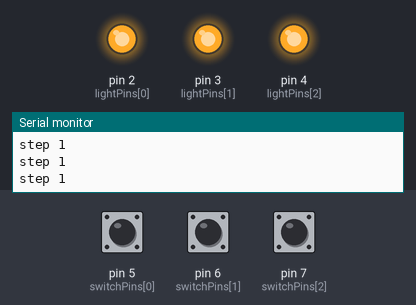
A sketch run on a simulated Arduino Uno, built with avr-gcc and run on an emulated ATmega328P. Shown: output pins drawn as LEDs (lit = HIGH), the last lines printed to the serial monitor. Inputs (shaded band) come from the test bench; at power-on: pin 5 (switchPins[0]) LOW, pin 6 (switchPins[1]) LOW, pin 7 (switchPins[2]) LOW.

Above: at 1.2 s.
1.3 s: pin 5 (switchPins[0]) pulled HIGH for 0.15 s
At 1.38 s:
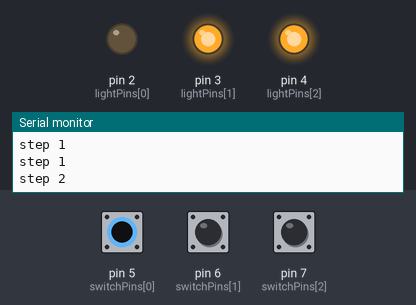
2.9 s: pin 6 (switchPins[1]) pulled HIGH for 0.15 s
At 2.97 s:
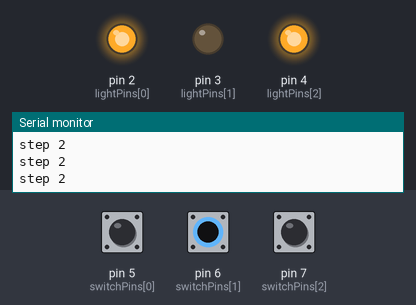
4.5 s: pin 6 (switchPins[1]) pulled HIGH for 3.2 s
At 8.1 s:
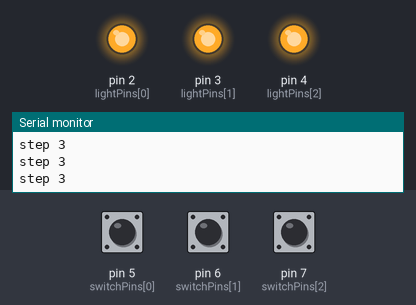
10.7 s: pin 5 (switchPins[0]) pulled HIGH for 3.2 s
At 11.7 s:
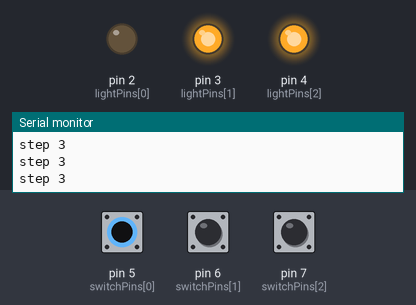
16.9 s: pin 5 (switchPins[0]) driven HIGH and pin 6 (switchPins[1]) driven HIGH
At 17.6 s:
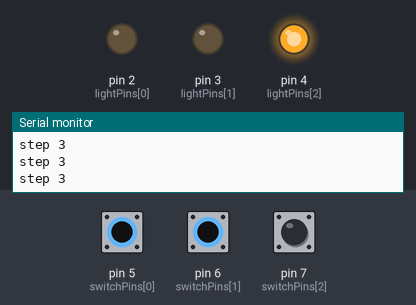
Timing chart, 0 to 19.4 s (numbered marks = the images above; inputs shaded):
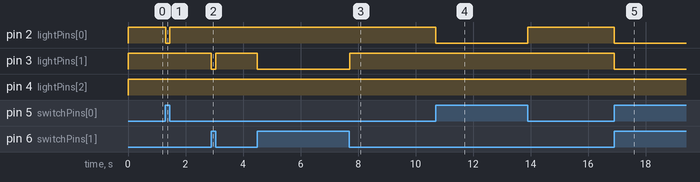

Measured:
- after the input at 1.3 s, pin 2 (lightPins[0]): HIGH → LOW at once, → HIGH 0.15 s later
- after the input at 2.9 s, pin 3 (lightPins[1]): HIGH → LOW at once, → HIGH 0.15 s later
- after the input at 4.5 s, pin 3 (lightPins[1]): HIGH → LOW at once, → HIGH 3.2 s later
- after the input at 10.7 s, pin 2 (lightPins[0]): HIGH → LOW at once, → HIGH 3.2 s later
- after the input at 16.9 s, pin 2 (lightPins[0]), pin 3 (lightPins[1]): HIGH → LOW at once

The sketch:

tmnt.ino
```cpp
const int lightPins[] = {2, 3, 4};
const int switchPins[] = {5, 6, 7};
const int triggerPin = 8;

const int pinOrder[] = { 0, 1, 2};
const int triggerDelay = 10000;

boolean pinState[] = { false, false , false};

void setup() {
  // put your setup code here, to run once:
  for (int i=0; i < 3; i++) {
    pinMode(lightPins[i], OUTPUT);
    pinMode(switchPins[i], INPUT);
  }

  pinMode(triggerPin, OUTPUT);

  Serial.begin(9600);
}

void loop() {

  for (int i=0; i < 3; i++) {

    if (digitalRead(switchPins[i]) == HIGH) {
      digitalWrite(lightPins[i], LOW);
    } else {
      digitalWrite(lightPins[i], HIGH);
    }
  }

  if (pinState[pinOrder[0]] == false) {
    Serial.println("step 1");

    if (digitalRead(switchPins[pinOrder[0]]) == HIGH) {
      digitalWrite(lightPins[pinOrder[0]], LOW);
      pinState[pinOrder[0]] = true;
    }

    return;
  }

  if (pinState[pinOrder[1]] == false) {
    Serial.println("step 2");
    if (digitalRead(switchPins[pinOrder[1]]) == HIGH) {
      digitalWrite(lightPins[pinOrder[1]], LOW);
      pinState[pinOrder[1]] = true;
    }

    return;
  }

  if (pinState[pinOrder[2]] == false) {
    Serial.println("step 3");
    if (digitalRead(switchPins[pinOrder[2]]) == HIGH) {
      pinState[pinOrder[2]] = true;
//      digitalWrite(lightPins[pinOrder[2]], LOW);

      pinState[0] = false;
      pinState[1] = false;
      pinState[2] = false;

      digitalWrite(triggerPin, HIGH);
      delay(triggerDelay);
      digitalWrite(triggerPin, LOW);
    }

    return;
  }
}
```
